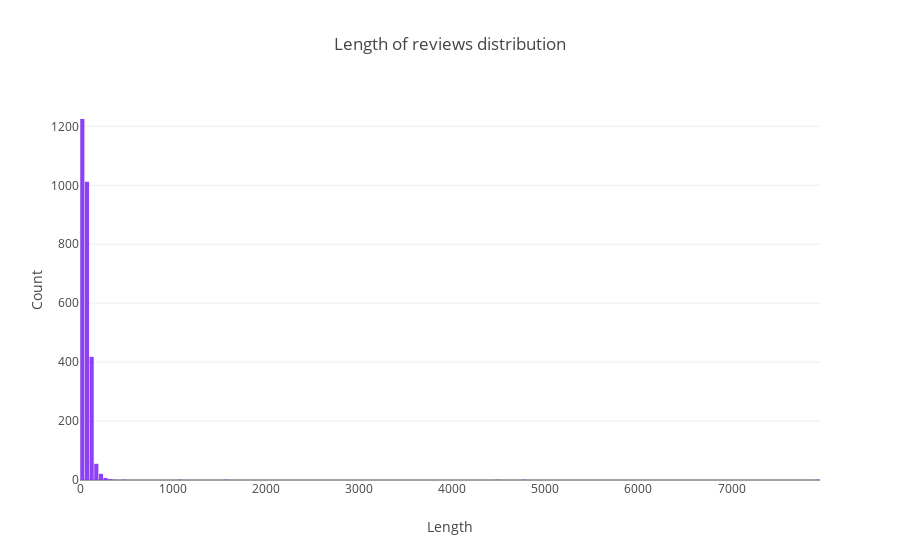

This figure's notebook cell:
### Markdown cell above
Let's also build a histogram which the distribution of the length of the reviews. We can see that most of reviews have the length between 1 and 50 symbols. There are many reviews in the 50-100 symbols range. Almost all reviews have the length less than 300 symbols.

### Code cell
data = [go.Histogram(x=lens, xbins=dict(start=0, end=8000, size=50), marker=dict(color='#8c42f4'))]
layout = go.Layout(
    title='Length of reviews distribution',
    xaxis=dict(
        title='Length'
    ),
    yaxis=dict(
        title='Count'
    ),
    bargap=0.1)

fig = go.Figure(data=data, layout=layout)

py.iplot(fig, filename='length histogram')

### Figure 1 — Plotly figure (JSON) as saved in the notebook; plotly's stock layout.template omitted (floating-point values rounded to 4 significant figures; data arrays with more than 128 entries replaced by an {"elided": "..."} marker saying what was removed)
{"data": [{"marker": {"color": "#8c42f4"}, "type": "histogram", "x": {"elided": "2748 int values"}, "xbins": {"end": 8000, "size": 50, "start": 0}}], "layout": {"bargap": 0.1, "title": "Length of reviews distribution", "xaxis": {"title": "Length"}, "yaxis": {"title": "Count"}}}
